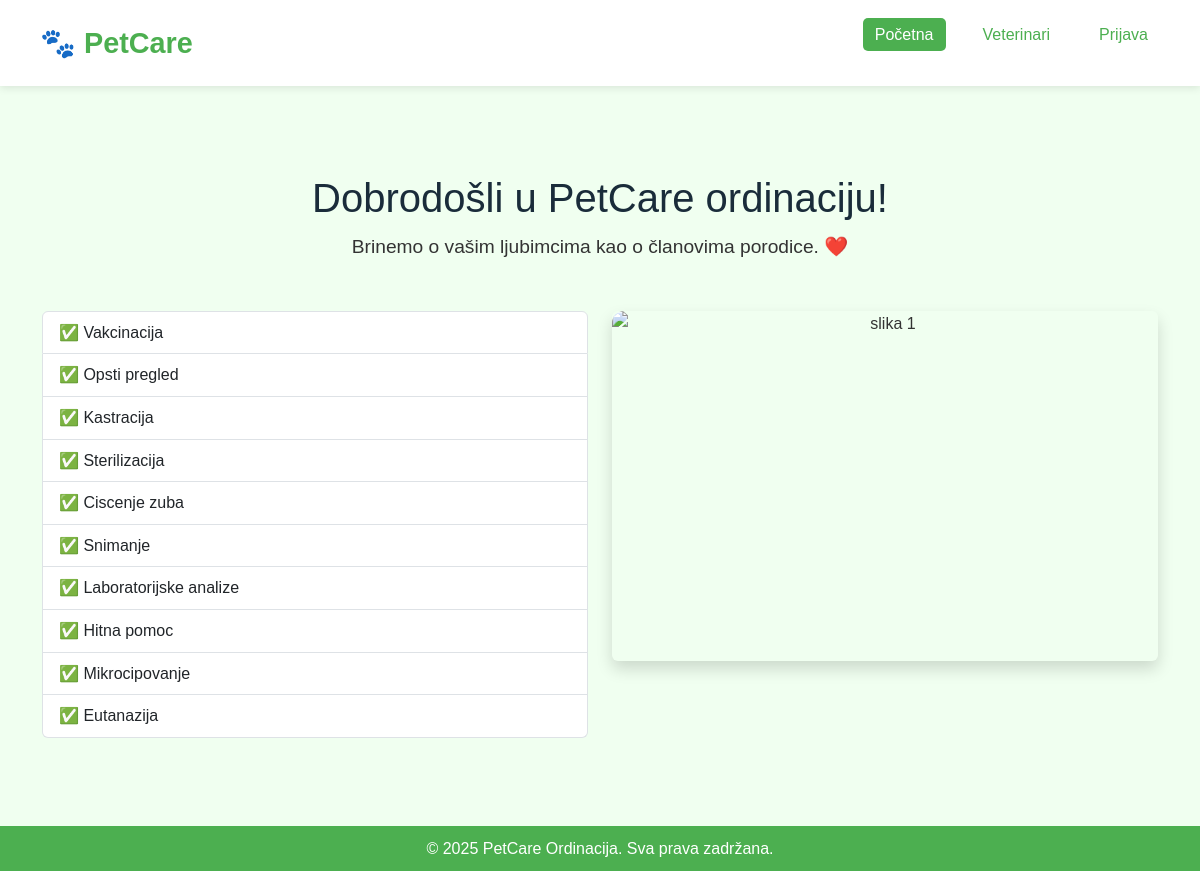
The page / on the database its author committed.
### tables this page shows
CREATE TABLE `services` (
  `id` int(10) UNSIGNED NOT NULL,
  `name` varchar(100) NOT NULL,
  `description` text DEFAULT NULL,
  `price` decimal(10,2) NOT NULL CHECK (`price` >= 0)
);

### functions.php (called while the page is built, shortened)
<?php
function get_all_services($pdo) {
    $stmt = $pdo->query("SELECT * FROM services");
    return $stmt->fetchAll();
}

### index.php (the view, shortened to what this page needs)
<?php
require_once 'functions.php';
$services = get_all_services($pdo);
?>
<!DOCTYPE html>
<html lang="sr">
<head>
    <link href="https://cdn.jsdelivr.net/npm/bootstrap@5.3.0/dist/css/bootstrap.min.css" rel="stylesheet">
    <link rel="stylesheet" href="css/css.css">
</head>
<body>
<header>
    <div class="logo">🐾 PetCare</div>
    <nav>
        <ul>
            <li><a href="index.php" class="active">Početna</a></li>
            <li><a href="vets.php">Veterinari</a></li>
            <li><a href="login.php">Prijava</a></li>
        </ul>
    </nav>
</header>
<main class="container my-5">
    <section class="hero text-center mb-5">
        <h1>Dobrodošli u PetCare ordinaciju!</h1>
        <p>Brinemo o vašim ljubimcima kao o članovima porodice. ❤️</p>
    </section>
    <div class="row align-items-start">
        <div class="col-md-6">
            <ul class="list-group text-start">
                <?php foreach ($services as $service): ?>
                    <li class="list-group-item">✅ <?= htmlspecialchars($service['name']) ?></li>
                <?php endforeach; ?>
            </ul>
        </div>
        <div class="col-md-6">
            <div id="serviceCarousel" class="carousel custom-carousel">
                <div class="carousel-inner rounded shadow">
                    <div class="carousel-item active">
                        <img src="images/clinic/index1.jpg" class="d-block w-100" alt="slika 1">
                    </div>
                </div>
            </div>
        </div>
    </div>
</main>
<footer class="custom-footer">
    <div class="footer-content">
        &copy; 2025 PetCare Ordinacija. Sva prava zadržana.
    </div>
</footer>
</body>
</html>

### css/css.css (style rules this page uses)
html, body { height: 100%; margin: 0; padding: 0; box-sizing: border-box; font-family: 'Segoe UI', sans-serif; }
body { display: flex; flex-direction: column; min-height: 100vh; background-color: #eaffea; color: #333; line-height: 1.6; }
a { text-decoration: none; color: #4caf50; }
header { background-color: #ffffff; padding: 20px 40px; display: flex; justify-content: space-between; align-items: center; box-shadow: 0 2px 8px rgba(0,0,0,0.1); position: sticky; top: 0; z-index: 999; }
.logo { font-size: 1.8rem; font-weight: bold; color: #4caf50; }
nav ul { list-style: none; display: flex; gap: 25px; }
nav ul li a { padding: 8px 12px; border-radius: 5px; transition: background 0.3s ease; }
nav ul li a:hover, nav ul li a.active { background-color: #4caf50; color: white; }
.carousel-inner img { height: 350px; object-fit: cover; border-radius: 12px; }
main { flex: 1; padding: 40px 20px; text-align: center; }
.hero { margin-bottom: 60px; }
.hero h1 { font-size: 2.5rem; margin-bottom: 10px; color: #1a2c3a; }
.hero p { font-size: 1.2rem; margin-bottom: 20px; }
footer { background-color: #4caf50; color: white; text-align: center; padding: 10px 0; }
body { margin: 0; padding: 0; font-family: sans-serif; background: #f0fff0; }

### rows shown on the page
services: name "Vakcinacija"
services: name "Opsti pregled"
services: name "Kastracija"
services: name "Sterilizacija"
services: name "Ciscenje zuba"
services: name "Snimanje"
services: name "Laboratorijske analize"
services: name "Hitna pomoc"
services: name "Mikrocipovanje"
services: name "Eutanazija"
